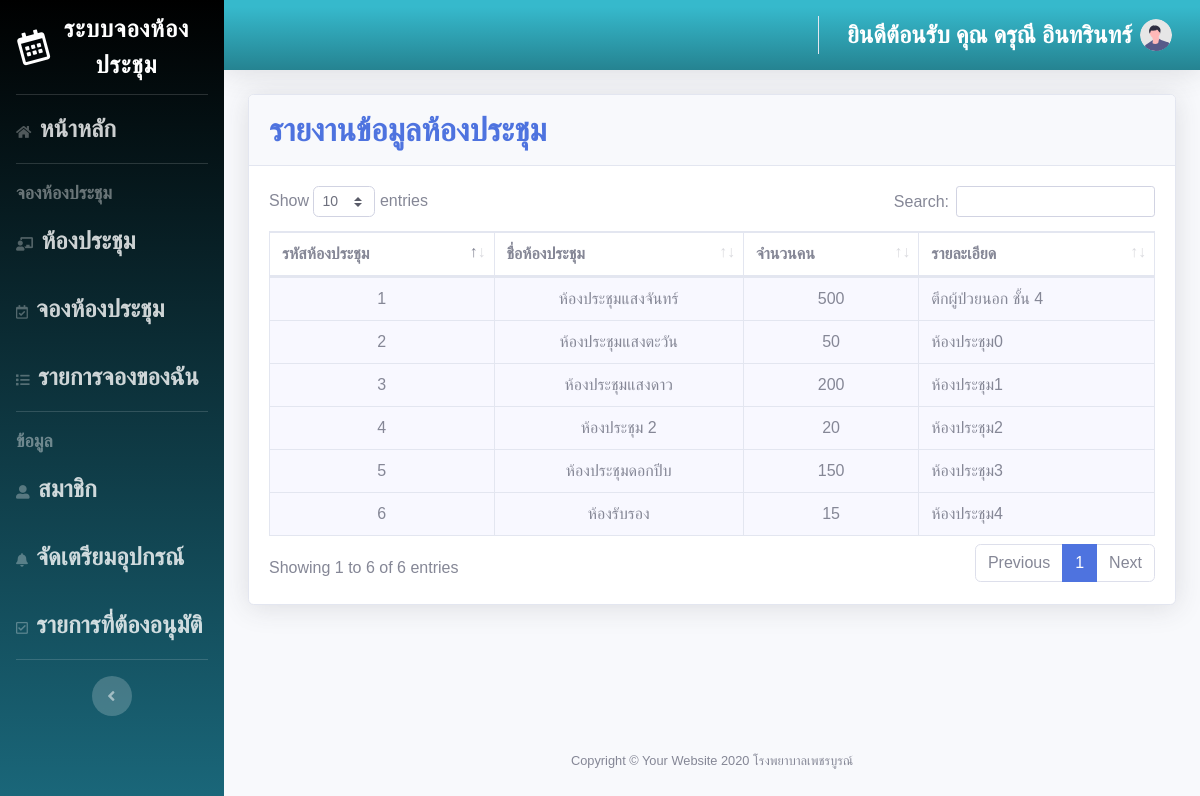
Page /meeting/reportrooms_us.php (signed in) on the committed database.
### tables this page shows
CREATE TABLE `rooms` (
  `ro_id` int(5) NOT NULL,
  `ro_name` varchar(50) NOT NULL,
  `ro_people` int(4) NOT NULL,
  `ro_color` varchar(20) NOT NULL,
  `ro_detail` text NOT NULL
);

### meeting/reportrooms_us.php (the view, shortened to what this page needs)
<?php
if (!$_SESSION['userid']) {
  header("Location: frm_login.php");
} else {
  include ('connect.php');
  $sql = "Select * from rooms "  ;
  $query = mysqli_query($con, $sql)
  or die ("3.ไม่สามารถประมวลผลคำสั่งได้").mysqli_error;
  ?>
  <!DOCTYPE html>
  <html lang="en">
  <head>
    <link href="vendor/fontawesome-free/css/all.min.css" rel="stylesheet" type="text/css">
    <link href="css/sb-admin-2.min.css" rel="stylesheet">
    <link href="vendor/datatables/dataTables.bootstrap4.min.css" rel="stylesheet">
  </head>
  <body id="page-top">
    <?php
    include "user_menu.php";
    ?>
    <div class="container-fluid">
      <div class="card shadow mb-4">
        <div class="card-header py-3">
          <h6 class="m-0 font-weight-bold text-primary"><font size="6" face="TH SarabunPSK"> รายงานข้อมูลห้องประชุม </font></h6>
          </div>
          <div class="card-body">
            <div class="table-responsive">
              <table class="table table-bordered" id="dataTable" width="100%" cellspacing="0">
                <thead>
                  <tr>
                    <th>รหัสห้องประชุม</th>
                    <th>ชื่อห้องประชุม</th>
                    <th>จำนวนคน</th>
                    <th>รายละเอียด</th>
                  </tr>
                </thead>
                <tbody>
                  <?php
                  while ($rs=mysqli_fetch_array($query)){
                    ?>
                    <tr>
                      <td height="32" align="center" bgcolor="#F8F8FF"><?php echo "$rs[ro_id]"; ?></td>
                      <td align="center" bgcolor="#F8F8FF"><?php echo "$rs[ro_name]"; ?><?php echo "</a>"; ?></td>
                      <td align="center" bgcolor="#F8F8FF"><?php echo "$rs[ro_people]"; ?><?php echo "</a>"; ?></td>
                      <td bgcolor="#F8F8FF"><?php echo "$rs[ro_detail]"; ?><?php echo "</a>"; ?></td>
                      <?php
                    }
                    ?>
                  </tbody>
                </table>
              </div>
            </div>
          </div>
        </div>
      </div>
      <?php
      include "foot1.php";
      ?>
    </div>
  </div>
                        </body>
                        </html>
                        <?php } ?>

### meeting/foot1.php (style rules this page uses)
body { font-family: "Poppins", sans-serif; background-color:#F8F8FF; height: 100vh; }

### rows in the picture
rooms: ro_id "1", ro_name "ห้องประชุมแสงจันทร์", ro_people "500", ro_detail "ตึกผู้ป่วยนอก ชั้น 4"
rooms: ro_id "2", ro_name "ห้องประชุมแสงตะวัน", ro_people "50", ro_detail "ห้องประชุม0"
rooms: ro_id "3", ro_name "ห้องประชุมแสงดาว", ro_people "200", ro_detail "ห้องประชุม1"
rooms: ro_id "4", ro_name "ห้องประชุม 2", ro_people "20", ro_detail "ห้องประชุม2"
rooms: ro_id "5", ro_name "ห้องประชุมดอกปีบ", ro_people "150", ro_detail "ห้องประชุม3"
rooms: ro_id "6", ro_name "ห้องรับรอง", ro_people "15", ro_detail "ห้องประชุม4"

### other values in the picture
$_SESSION['user'] "ดรุณี อินทรินทร์"
